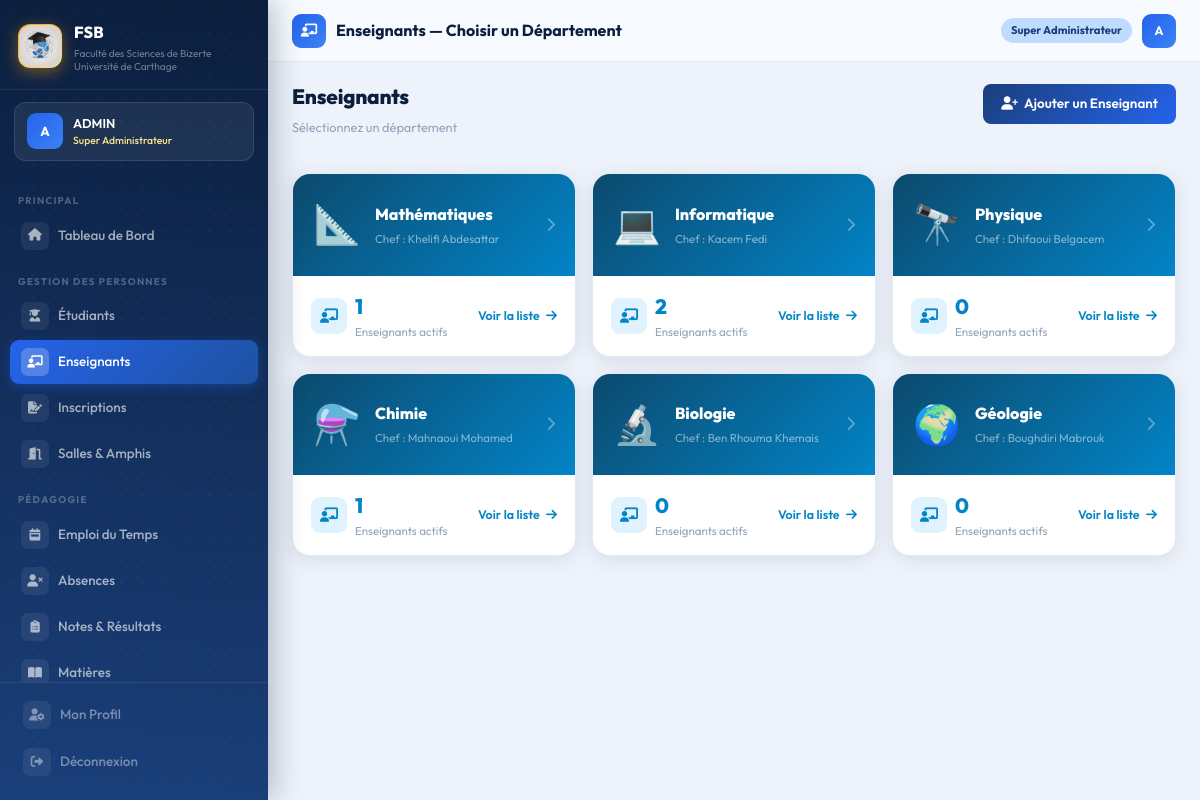
The page /dashboard/enseignants/ (signed in) on the database its author committed.
### accounts/models.py (models this page shows, shortened)
class CustomUser(AbstractUser):
    ROLE_CHOICES = [
        ('super_admin',  'Super Administrateur'),
        ('admin',        'Administrateur'),
        ('scolarite',    'Agent Scolarité'),
        ('chef_dept',    'Chef de Département'),
        ('doyen',        'Doyen / Vice-Doyen'),
    ]
    role = models.CharField(
        max_length=20,
        choices=ROLE_CHOICES,
        default='scolarite'
    )
    telephone = models.CharField(max_length=20, blank=True)
    departement = models.CharField(max_length=50, blank=True)

### administration/models.py (models this page shows, shortened)
class Departement(models.Model):
    NOM_CHOICES = [
        ('mathematiques',  'Mathématiques'),
        ('informatique',   'Informatique'),
        ('physique',       'Physique'),
        ('chimie',         'Chimie'),
        ('biologie',   'Biologie'),
        ('geologie', 'Géologie'),
    ]
    nom         = models.CharField(max_length=50, choices=NOM_CHOICES, unique=True)
    chef        = models.CharField(max_length=100, blank=True, null=True, help_text="Nom du chef de département")
    email       = models.EmailField(blank=True)
    telephone   = models.CharField(max_length=20, blank=True)
    description = models.TextField(blank=True)

### administration/views.py (the view)
@login_required
def enseignants_departements(request):
    departements = Departement.objects.all()
    dept_data = []
    for dept in departements:
        nb = Enseignant.objects.filter(
            departement=dept, actif=True
        ).count()
        dept_data.append({'dept': dept, 'nb_enseignants': nb})
    return render(request, 'administration/enseignants/nav_departements.html', {
        'dept_data': dept_data,
    })

### templates/administration/enseignants/nav_departements.html (shortened to what this page needs)
{% extends 'base.html' %}
{% block page_icon %}<i class="fas fa-chalkboard-teacher"></i>{% endblock %}
{% block page_title %}Enseignants — Choisir un Département{% endblock %}
{% block content %}
<div class="page-header">
  <div>
    <h1>Enseignants</h1>
    <p class="sub">Sélectionnez un département</p>
  </div>
  <a href="{% url 'administration:ajouter_enseignant' %}" class="btn-primary-fsb">
    <i class="fas fa-user-plus"></i> Ajouter un Enseignant
  </a>
</div>
<div class="row g-3">
  {% for item in dept_data %}
  <div class="col-lg-4 col-md-6 fu fu{{ forloop.counter }}">
    <a href="{% url 'administration:enseignants_liste' item.dept.pk %}"
       style="text-decoration:none;display:block">
      <div class="card-fsb" style="transition:all 0.25s;cursor:pointer"
           onmouseover="this.style.transform='translateY(-4px)';this.style.boxShadow='0 12px 32px rgba(37,99,235,0.15)'"
           onmouseout="this.style.transform='translateY(0)';this.style.boxShadow=''">
        <div style="background:linear-gradient(135deg,#0c4a6e,#0284c7);
                    padding:20px;display:flex;align-items:center;gap:14px">
          <div style="font-size:2.4rem;flex-shrink:0">
            {% if item.dept.nom == 'informatique' %}💻
            {% elif item.dept.nom == 'mathematiques' %}📐
            {% elif item.dept.nom == 'physique' %}🔭
            {% elif item.dept.nom == 'chimie' %}⚗️
            {% elif item.dept.nom == 'biologie' %}🔬
            {% else %}🌍{% endif %}
          </div>
          <div>
            <div style="font-size:1rem;font-weight:800;color:white">
              {{ item.dept.get_nom_display }}
            </div>
            {% if item.dept.chef %}
            <div style="font-size:0.72rem;color:rgba(255,255,255,0.5);margin-top:2px">
              Chef : {{ item.dept.chef }}
            </div>
            {% endif %}
          </div>
          <i class="fas fa-chevron-right ms-auto" style="color:rgba(255,255,255,0.35)"></i>
        </div>
        <div style="padding:14px 18px;display:flex;align-items:center;justify-content:space-between">
          <div style="display:flex;align-items:center;gap:8px">
            <div style="width:36px;height:36px;border-radius:9px;background:#e0f2fe;
                        display:flex;align-items:center;justify-content:center">
              <i class="fas fa-chalkboard-teacher" style="color:#0284c7;font-size:0.9rem"></i>
            </div>
            <div>
              <div style="font-size:1.3rem;font-weight:800;color:#0284c7">
                {{ item.nb_enseignants }}
              </div>
              <div style="font-size:0.72rem;color:#94a3b8">Enseignants actifs</div>
            </div>
          </div>
          <div style="font-size:0.78rem;color:#0284c7;font-weight:600">
            Voir la liste <i class="fas fa-arrow-right ms-1"></i>
          </div>
        </div>
      </div>
    </a>
  </div>
  {% endfor %}
</div>
{% endblock %}

### templates/base.html (shortened to what this page needs)
<!DOCTYPE html>
<html lang="fr">
<head>
    <link href="https://cdn.jsdelivr.net/npm/bootstrap@5.3.2/dist/css/bootstrap.min.css" rel="stylesheet">
    <link href="https://cdnjs.cloudflare.com/ajax/libs/font-awesome/6.5.0/css/all.min.css" rel="stylesheet">
    {% load static %}
    <link rel="stylesheet" href="{% static 'css/fsb.css' %}">
</head>
<body>
    {% if user.is_authenticated %}
    <aside class="sidebar" id="sidebar">
        <div class="sidebar-brand">
            <div class="brand-logo">
                <img src="{% static 'images/logo-fsb.jpg' %}" alt="Logo FSB" width="42" height="42"
                    style="border-radius: 12px; object-fit: cover;">
            </div>
            <div>
                <div class="brand-name">FSB</div>
                <div class="brand-desc">Faculté des Sciences de Bizerte<br>Université de Carthage</div>
            </div>
        </div>
        <div class="sidebar-user">
            <div class="user-avatar">{{ user.first_name|first|upper }}{{ user.last_name|first|upper }}</div>
            <div>
                <div class="user-fullname">{{ user.get_full_name|truncatechars:22 }}</div>
                <div class="user-role-badge">{{ user.get_role_display }}</div>
            </div>
        </div>
        <nav class="sidebar-nav">
            <span class="nav-section">Principal</span>
            <a href="{% url 'administration:dashboard' %}"
                class="sidebar-link {% if request.resolver_match.url_name == 'dashboard' %}active{% endif %}">
                <span class="s-icon"><i class="fas fa-home"></i></span>Tableau de Bord
            </a>
            <span class="nav-section">Gestion des Personnes</span>
            <a href="{% url 'administration:liste_etudiants' %}"
                class="sidebar-link {% if 'etudiants' in request.path %}active{% endif %}">
                <span class="s-icon"><i class="fas fa-user-graduate"></i></span>Étudiants
            </a>
            <a href="{% url 'administration:liste_enseignants' %}"
                class="sidebar-link {% if 'enseignants' in request.path %}active{% endif %}">
                <span class="s-icon"><i class="fas fa-chalkboard-teacher"></i></span>Enseignants
            </a>
            <a href="{% url 'administration:inscriptions' %}"
                class="sidebar-link {% if 'inscriptions' in request.path %}active{% endif %}">
                <span class="s-icon"><i class="fas fa-file-signature"></i></span>Inscriptions
            </a>
            <a href="{% url 'administration:salles' %}"
                class="sidebar-link {% if 'salles' in request.path %}active{% endif %}">
                <span class="s-icon"><i class="fas fa-door-open"></i></span>Salles & Amphis
            </a>
            <span class="nav-section">Pédagogie</span>
            <a href="{% url 'pedagogie:emploi_du_temps' %}"
                class="sidebar-link {% if 'emploi' in request.path %}active{% endif %}">
                <span class="s-icon"><i class="fas fa-calendar-week"></i></span>Emploi du Temps
            </a>
            <a href="{% url 'pedagogie:absences' %}"
                class="sidebar-link {% if 'absences' in request.path %}active{% endif %}">
                <span class="s-icon"><i class="fas fa-user-times"></i></span>Absences
            </a>
            <a href="{% url 'pedagogie:notes' %}"
                class="sidebar-link {% if 'notes' in request.path %}active{% endif %}">
                <span class="s-icon"><i class="fas fa-clipboard-list"></i></span>Notes & Résultats
            </a>
            <a href="{% url 'pedagogie:matieres' %}"
                class="sidebar-link {% if 'matieres' in request.path %}active{% endif %}">
                <span class="s-icon"><i class="fas fa-book-open"></i></span>Matières
            </a>
        </nav>
        <div class="sidebar-footer">
            <a href="{% url 'accounts:profile' %}" class="sidebar-link" style="margin-bottom:3px">
                <span class="s-icon"><i class="fas fa-user-cog"></i></span>Mon Profil
            </a>
            <a href="{% url 'accounts:logout' %}" class="sidebar-link danger">
                <span class="s-icon"><i class="fas fa-sign-out-alt"></i></span>Déconnexion
            </a>
        </div>
    </aside>
    <div class="main-wrapper">
        <header class="topbar">
            <div class="topbar-left">
                <div class="topbar-icon">{% block page_icon %}<i class="fas fa-th"></i>{% endblock %}</div>
                <span class="topbar-title">{% block page_title %}Tableau de Bord{% endblock %}</span>
            </div>
            <div class="topbar-right">
                <span class="role-chip">{{ user.get_role_display }}</span>
                <a class="user-avatar"
                    style="width:34px;height:34px;font-size:0.77rem;border-radius:9px;cursor:pointer;display:inline-flex;align-items:center;justify-content:center;text-decoration:none"
                    href="{% url 'accounts:profile' %}">
                    {{ user.first_name|first|upper }}{{ user.last_name|first|upper }}
                </a>
            </div>
        </header>
        <div class="content-area">
            {% block content %}{% endblock %}
        </div>
    </div>
    {% else %}
    {% block full_content %}{% endblock %}
    {% endif %}
    {% load static %}
</body>
</html>

### rows shown on the page
CustomUser: first_name|first "A", get_full_name "ADMIN", role "Super Administrateur"
Departement: dept.nom "Mathématiques", dept.chef "Khelifi Abdesattar", nb_enseignants "1"
Departement: dept.nom "Informatique", dept.chef "Kacem Fedi", nb_enseignants "2"
Departement: dept.nom "Physique", dept.chef "Dhifaoui Belgacem", nb_enseignants "0"
Departement: dept.nom "Chimie", dept.chef "Mahnaoui Mohamed", nb_enseignants "1"
Departement: dept.nom "Biologie", dept.chef "Ben Rhouma Khemais", nb_enseignants "0"
Departement: dept.nom "Géologie", dept.chef "Boughdiri Mabrouk", nb_enseignants "0"
